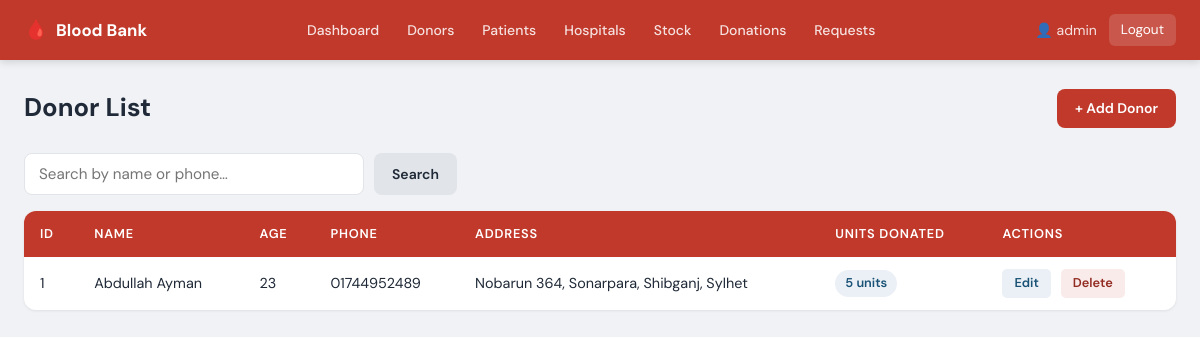
The page /view_donors.php (signed in) on the database its author committed.
### tables this page shows
CREATE TABLE `donor` (
  `Donor_ID`     int(11)      NOT NULL AUTO_INCREMENT,
  `Name`         varchar(100) NOT NULL,
  `Age`          int(11)      DEFAULT NULL,
  `Phone`        varchar(20)  DEFAULT NULL,
  `Address`      text         DEFAULT NULL,
  `Units_Donated` int(11)     DEFAULT 0,
  PRIMARY KEY (`Donor_ID`)
);

### view_donors.php (the view, shortened to what this page needs)
<?php
require_once 'config.php';
$search = '';
if (isset($_GET['search'])) {
    $search = mysqli_real_escape_string($conn, $_GET['search']);
    $result = mysqli_query($conn, "SELECT * FROM donor WHERE Name LIKE '%$search%' OR Phone LIKE '%$search%' ORDER BY Name");
} else {
    $result = mysqli_query($conn, "SELECT * FROM donor ORDER BY Name");
}
?>
<!DOCTYPE html>
<html lang="en">
<head>
    <link rel="stylesheet" href="style.css">
</head>
<body>
<?php include 'navbar.php'; ?>
<div class="container">
    <div class="page-header">
        <h1>Donor List</h1>
        <a href="add_donor.php" class="btn btn-primary">+ Add Donor</a>
    </div>
    <form method="GET" class="search-form">
        <input type="text" name="search" placeholder="Search by name or phone…" value="<?php echo htmlspecialchars($search); ?>">
        <button type="submit" class="btn btn-secondary">Search</button>
    </form>
    <table>
        <thead>
            <tr>
                <th>ID</th><th>Name</th><th>Age</th><th>Phone</th><th>Address</th><th>Units Donated</th><th>Actions</th>
            </tr>
        </thead>
        <tbody>
        <?php
        while($row = mysqli_fetch_assoc($result)):
        ?>
        <tr>
            <td><?php echo $row['Donor_ID']; ?></td>
            <td><?php echo htmlspecialchars($row['Name']); ?></td>
            <td><?php echo $row['Age']; ?></td>
            <td><?php echo htmlspecialchars($row['Phone']); ?></td>
            <td><?php echo htmlspecialchars($row['Address']); ?></td>
            <td><span class="badge"><?php echo $row['Units_Donated']; ?> units</span></td>
            <td>
                <a class="action-btn edit" href="edit_donor.php?id=<?php echo $row['Donor_ID']; ?>">Edit</a>
                <a class="action-btn delete" href="delete_donor.php?id=<?php echo $row['Donor_ID']; ?>"
                   onclick="return confirm('Delete this donor?');">Delete</a>
            </td>
        </tr>
        <?php endwhile; ?>
        </tbody>
    </table>
</div>
</body>
</html>

### style.css (style rules this page uses)
:root { --red: #c0392b; --red-dark: #922b21; --red-light: #f9ebea; --green: #1e8449; --green-light:#eafaf1; --orange: #d35400; --orange-light:#fdf2e9; --blue: #1a5276; --blue-light: #eaf0f6; --gray-50: #f8f9fa; --gray-100: #f0f2f5; --gray-200: #e1e4e8; --gray-400: #9ca3af; --gray-600: #4b5563; --gray-800: #1f2937; --white: #ffffff; --shadow-sm: 0 1px 3px rgba(0,0,0,.08); --shadow-md: 0 4px 16px rgba(0,0,0,.10); --radius: 8px; --radius-lg: 12px; }
*, *::before, *::after { box-sizing: border-box; margin: 0; padding: 0; }
body { font-family: 'DM Sans', sans-serif; background: var(--gray-100); color: var(--gray-800); line-height: 1.6; min-height: 100vh; }
a { text-decoration: none; color: inherit; }
.container { max-width: 1200px; margin: 0 auto; padding: 28px 24px 48px; }
.page-header { display: flex; align-items: center; justify-content: space-between; margin-bottom: 24px; }
.page-header h1 { font-size: 1.6rem; font-weight: 700; color: var(--gray-800); }
.btn { display: inline-flex; align-items: center; gap: 6px; padding: 8px 18px; border-radius: var(--radius); font-family: inherit; font-size: .875rem; font-weight: 600; cursor: pointer; border: none; transition: filter .15s, transform .1s; text-decoration: none; }
.btn-primary { background: var(--red); color: var(--white); }
.btn-secondary { background: var(--gray-200); color: var(--gray-800); }
input[type=text], input[type=number], input[type=password], input[type=date], select, textarea { width: 100%; padding: 10px 14px; border: 1.5px solid var(--gray-200); border-radius: var(--radius); font-family: inherit; font-size: .95rem; color: var(--gray-800); background: var(--white); transition: border-color .2s, box-shadow .2s; outline: none; }
.search-form { display: flex; gap: 10px; margin-bottom: 16px; }
.search-form input[type=text] { flex: 1; max-width: 340px; }
table { width: 100%; border-collapse: collapse; background: var(--white); border-radius: var(--radius-lg); overflow: hidden; box-shadow: var(--shadow-sm); }
thead tr { background: var(--red); }
th { padding: 13px 16px; color: var(--white); font-size: .8rem; font-weight: 600; text-transform: uppercase; letter-spacing: .06em; text-align: left; }
td { padding: 12px 16px; font-size: .9rem; border-bottom: 1px solid var(--gray-100); color: var(--gray-800); vertical-align: middle; }
tbody tr:last-child td { border-bottom: none; }
.badge { display: inline-block; background: var(--blue-light); color: var(--blue); font-weight: 600; font-size: .8rem; padding: 3px 10px; border-radius: 20px; }
.action-btn { display: inline-block; padding: 4px 12px; border-radius: 5px; font-size: .8rem; font-weight: 600; margin-right: 6px; transition: filter .15s; }
.action-btn.edit { background: var(--blue-light); color: var(--blue); }
.action-btn.delete { background: var(--red-light); color: var(--red-dark); }

### rows shown on the page
donor: Donor_ID "1", Name "Abdullah Ayman", Age "23", Phone "01744952489", Address "Nobarun 364, Sonarpara, Shibganj, Sylhet", Units_Donated "5"

### other values the page prints
$_SESSION['admin'] "admin"
